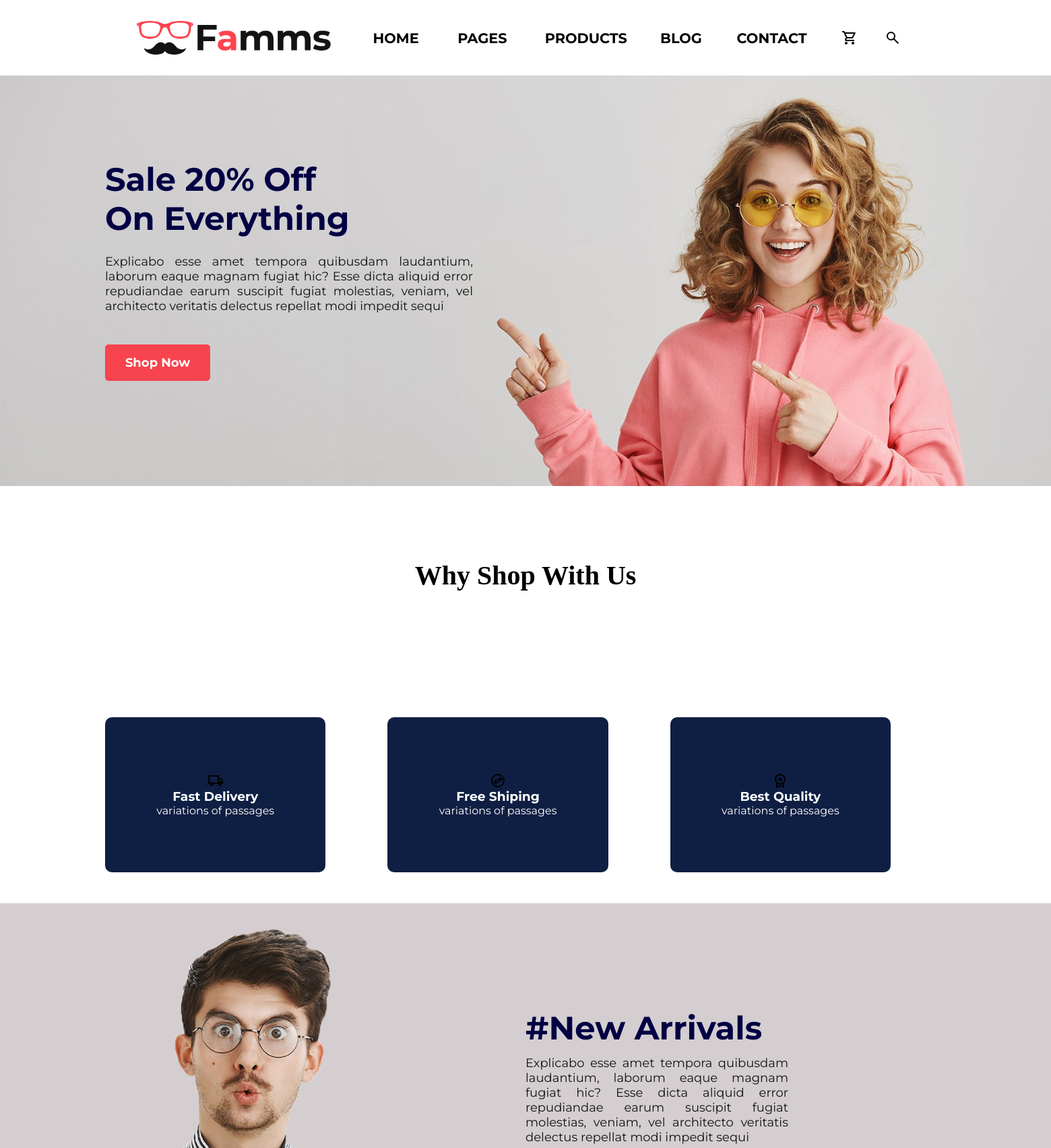
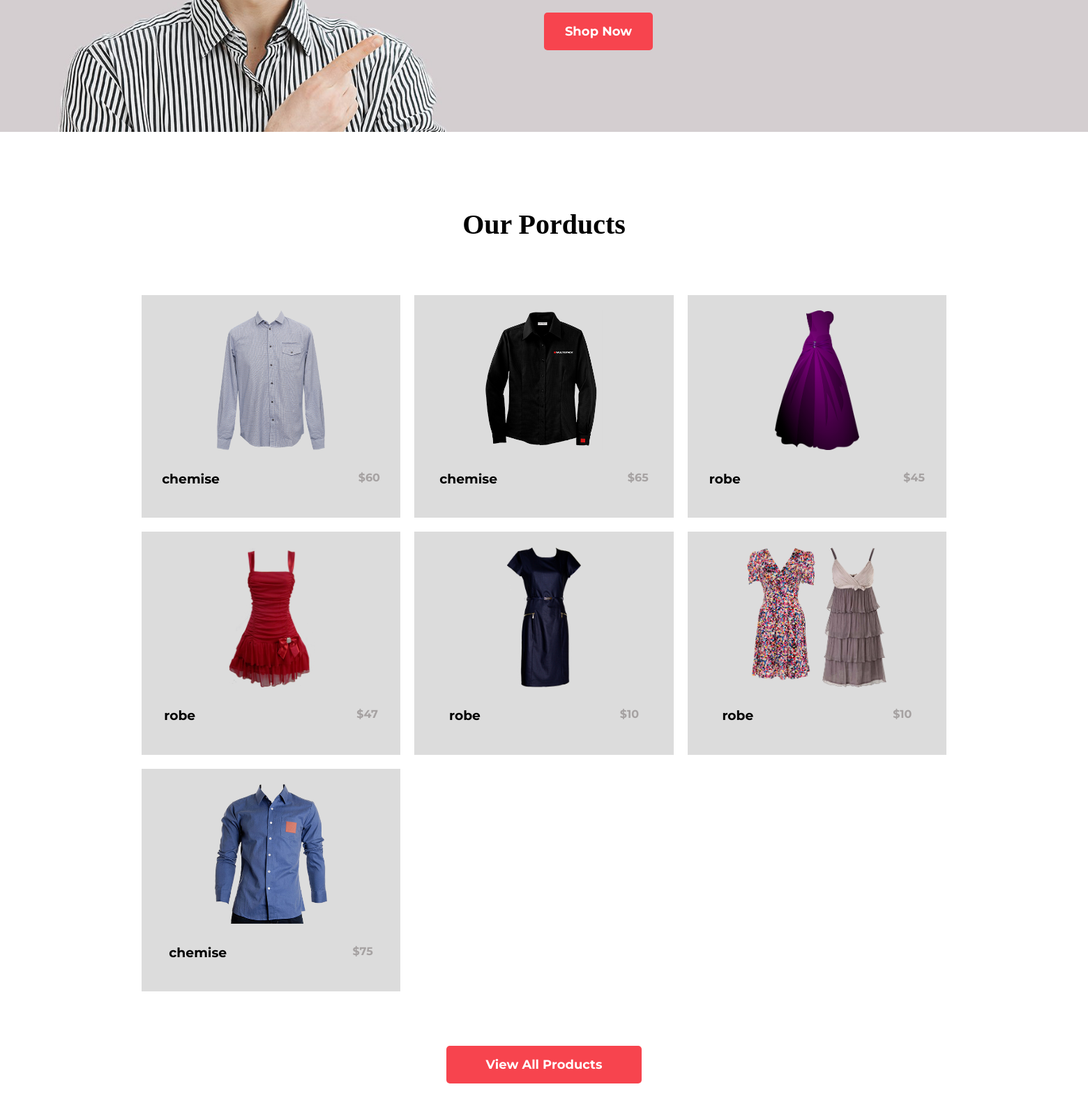
/hello/ (upper part), run on the app's committed database (2 pictures, top to bottom).
### listings/models.py (models this page shows, shortened)
class Vetements(models.Model):
    class Categories(models.TextChoices):
        HOMME = 'Homme'
        FEMME = 'Femme'
    categorie = models.fields.CharField(choices=Categories.choices, max_length=50)
    name = models.fields.CharField(max_length=100)
    prix = models.fields.IntegerField()

### listings/views.py (the view)
# urls.py: path('hello/', views.hello, name='hello'),
def hello(request):
    list_vetement = Vetements.objects.all()
    return render(request, 'listings/hello.html', {'list_vetement' : list_vetement})

### listings/templates/listings/hello.html (shortened to what this page needs)
{% extends 'listings/base.html' %}
{% load static %}
{% block content %}
<div class="index">
    <div>
        <div class="index-l1">
            <h1>Sale 20% Off On Everything</h1>
            <p>Explicabo esse amet tempora quibusdam laudantium, laborum eaque magnam fugiat hic? Esse dicta aliquid error repudiandae earum suscipit fugiat molestias, veniam, vel architecto veritatis delectus repellat modi impedit sequi</p>
            <button type = "Submit" id = "index-submit">Shop Now</button>
        </div>
        <div class = "index-l2">
            <h1>Why Shop With Us</h1>
            <div class = "blog">
                <div><img class="logo" src="{% static 'listings/image/livraison.png' %}" alt="">
                    <h3>Fast Delivery</h3>
                    <p>variations of passages </p>
                </div>
                <div><img class="logo" src="{% static 'listings/image/free.png' %}" alt="">
                    <h3>Free Shiping</h3>
                    <p>variations of passages </p>
                </div>
                <div><img class="logo" src="{% static 'listings/image/certified.png' %}" alt="">
                    <h3>Best Quality</h3>
                    <p>variations of passages</p>
                </div>
            </div>
        </div>
        <div class="index-l3">
            <div></div>
            <div>
                <h1>#New Arrivals</h1>
            <p>Explicabo esse amet tempora quibusdam laudantium, laborum eaque magnam fugiat hic? Esse dicta aliquid error repudiandae earum suscipit fugiat molestias, veniam, vel architecto veritatis delectus repellat modi impedit sequi</p>
            <button type = "Submit" id = "index-submit2">Shop Now</button>
            </div>
        </div>
    </div>
    <div class="index-l4">
        <div>
            <h1>Our Porducts</h1>
        </div>
        <div class="grille">
                {% for list in list_vetement %}
                        <div>
                            <a href="{% url 'details_vetement' list.id %}">
                                <img src="{% static 'listings/image/p' %}{{ list.id }}.png" alt="">
                                <div>
                                <h3>{{ list.name }}</h3>
                                <h4>${{ list.prix }}</h4>
                                </div>
                            </a>
                        </div>
                {% endfor %}
        </div>
    </div>
    <div class="index-l5">
        <button id="viewButton">View All Products</button>
    </div>
</div>
{% endblock %}

### listings/templates/listings/base.html (shortened to what this page needs)
{% load static %}
<html>
    <head>
        <link rel="stylesheet" href="{% static 'listings/styles.css' %}" />
    </head>
    <body>
        <nav>
            <a href="{% url 'hello' %}"><img class = "logo" src="{% static 'listings/image/logo.png' %}" alt="Logo du site" ></a>
            <a href="{% url 'hello' %}">HOME</a>
            <a href="{% url 'about-us' %}">PAGES</a>
            <a href="{% url 'annonce' %}">PRODUCTS</a>
            <a href="{% url 'blog' %}">BLOG</a>
            <a href="{% url 'contact' %}">CONTACT</a>
            <a href="{% url 'panier' %}"><img class = "logo-panier" src="{% static 'listings/image/logo-panier.png' %}" alt="Logo du site" ></a>
            <a href="{% url 'panier' %}"><img class = "logo-loop" src="{% static 'listings/image/logo-loop.png' %}" alt="Logo du site" ></a>
        </nav>
        {% block content %}{% endblock %}
    </body>
</html>

### listings/static/listings/styles.css (style rules this page uses)
* { font-family: 'Montserrat', sans-serif; color:black; margin: 0; }
nav { display: grid; grid-template-columns: 2.5fr 1fr 1fr 1.4fr 0.8fr 1.3fr 0.5fr 0.5fr; justify-content: space-around; margin-top: 2%; margin-left: 13%; margin-right: 13%; margin-bottom: 2%; }
nav a { text-decoration: none; font-weight:bolder; font-size:130%; justify-self: center; align-content: center; }
.logo { max-width:90%; height: auto; }
.index { display: grid; grid-template-rows: 3fr; }
.index-l1 { display:grid; grid-template-rows: 2fr; background-image: url('image/slider-bg.jpg'); background-size: cover; }
.index-l1 h1 { color: rgb(1, 0, 67); background-color: transparent; width: 25%; margin-top: 8%; margin-left: 10%; font-size: 300%; }
.index-l1 p { width: 35%; color: rgb(19, 19, 19); background-color: transparent; text-align: justify; margin-top:1.5%; margin-left: 10%; font-size: large; }
#index-submit { background-color:#f7444e; color: white; padding:1%; width: 10%; font-weight: bold; font-size: large; border-radius: 5px; border: none; margin-left: 10%; margin-top: 3%; margin-bottom:10%; cursor: pointer; }
.index-l2 { display: grid; grid-template-rows: 2fr; }
.index-l2 h1 { margin-top: 5%; padding: 2%; text-align: center; box-sizing: border-box; margin-left: 35%; margin-right: 35%; font-family: 'Times New Roman', Times, serif; font-size: 250%; margin-bottom: 7%; }
.index-l3 { display:grid; grid-template-columns: 1fr 1fr; background-image: url('image/arrival-bg.png'); background-size:cover; }
.index-l3 h1 { color: rgb(1, 0, 67); background-color: transparent; width:50%; margin-top: 20%; font-size: 300%; }
.index-l3 p { width: 50%; color: rgb(19, 19, 19); background-color: transparent; text-align: justify; margin-top:1.5%; font-size: large; }
#index-submit2 { background-color:#f7444e; color: white; padding:2%; width: 20%; font-weight: bold; font-size: large; border-radius: 5px; border: none; margin-top: 3%; margin-bottom:15%; cursor: pointer; }
.index-l4 { display: grid; grid-template-rows: 2fr; margin-top: 5%; margin-bottom: 5%; }
.index-l4 h1 { padding: 2%; text-align: center; box-sizing: border-box; margin-left: 35%; margin-right: 35%; font-family: 'Times New Roman', Times, serif; font-size: 250%; margin-bottom:3%; }
.grille { display: grid; grid-template-columns: 1fr 1fr 1fr; gap: 20px; margin-left: 13%; margin-right: 13%; }
.grille div { background-color: gainsboro; padding-top:6%; padding-bottom:6%; }
.grille div a { display: grid; grid-template-rows: 2fr; justify-items: center; text-decoration: none; }
.grille div a img { max-width:200px; height: 200px ; }
.grille div a div { display: grid; grid-template-columns: 9fr 1fr; justify-content: space-between; margin-top: 2%; }
.grille div a div h3 { color:black; }
.grille div a div h4 { color:rgb(166, 162, 162); }
#viewButton { background-color:#f7444e; color: white; padding:1%; width:18%; font-weight: bold; font-size: large; border-radius: 5px; border: none; cursor: pointer; }
.index-l5 { display: grid; grid-template-columns:4fr; place-items: center; }
.blog { display: grid; grid-template-columns: 1fr 1fr 1fr; gap: 10px; margin-left: 10%; margin-right: 10%; margin-top: 3%; margin-bottom: 3%; }
.blog div { display: grid; grid-template-rows:3fr; background-color:rgb(15, 31, 67); color: white; padding-top:20%; padding-bottom:20%; border-radius:10px; width: 80%; justify-items: center; cursor: pointer; }
.blog div h3, .blog div p { color: white; }

### data on the page
Vetements: shows a picture, name "chemise", prix "60"
Vetements: shows a picture, name "chemise", prix "65"
Vetements: shows a picture, name "robe", prix "45"
Vetements: shows a picture, name "robe", prix "47"
Vetements: shows a picture, name "robe", prix "10"
Vetements: shows a picture, name "robe", prix "10"
Vetements: shows a picture, name "chemise", prix "75"
